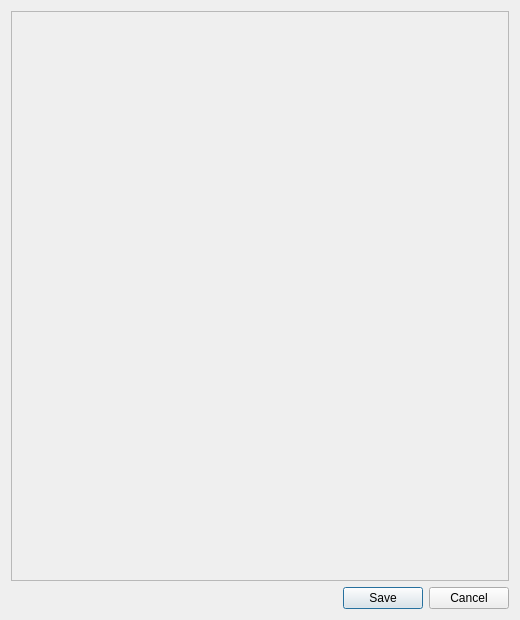
<?xml version="1.0" encoding="UTF-8"?>
<ui version="4.0">
 <class>SettingsDialog</class>
 <widget class="QDialog" name="SettingsDialog">
  <property name="geometry">
   <rect>
    <x>0</x>
    <y>0</y>
    <width>520</width>
    <height>620</height>
   </rect>
  </property>
  <property name="windowTitle">
   <string>설정</string>
  </property>
  <layout class="QVBoxLayout" name="dialog_layout">
   <item>
    <widget class="QScrollArea" name="settings_scroll_area">
     <property name="widgetResizable">
      <bool>true</bool>
     </property>
     <widget class="QWidget" name="settings_content">
      <property name="geometry">
       <rect>
        <x>0</x>
        <y>0</y>
        <width>500</width>
        <height>500</height>
       </rect>
      </property>
      <layout class="QVBoxLayout" name="settings_layout"/>
     </widget>
    </widget>
   </item>
   <item>
    <widget class="QDialogButtonBox" name="button_box">
     <property name="standardButtons">
      <set>QDialogButtonBox::Cancel|QDialogButtonBox::Save</set>
     </property>
    </widget>
   </item>
  </layout>
 </widget>
 <resources/>
 <connections/>
</ui>
